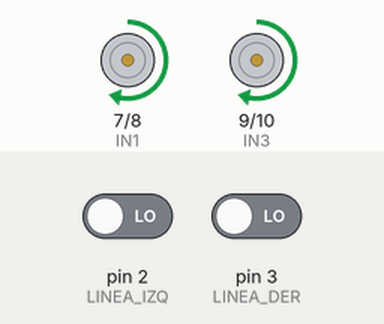
Simulated run of this sketch. Board: Arduino Uno, built with avr-gcc and run on an emulated ATmega328P. Shown: motor-driver pin pairs drawn as motors (green arrow = first pin HIGH = forward, orange = second pin HIGH = backward, longer = more drive, scaled by the enable pin). The test bench sets the inputs (shaded band); at power-on: pin 2 (LINEA_IZQ) LOW, pin 3 (LINEA_DER) LOW. What the sketch prints to the serial monitor is not drawn.

Above: at 1.2 s.
1.3 s: pin 2 (LINEA_IZQ) driven HIGH
At 2.4 s:
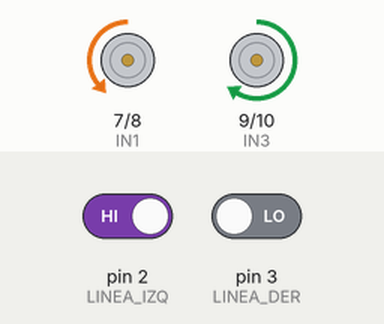
2.8 s: pin 2 (LINEA_IZQ) driven LOW
At 3.5 s:
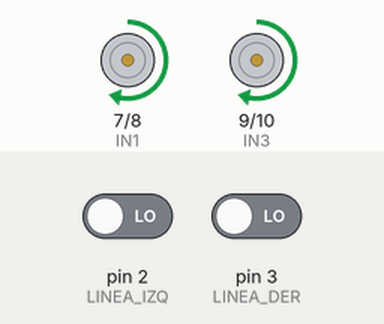
4.3 s: pin 3 (LINEA_DER) driven HIGH
At 4.7 s:
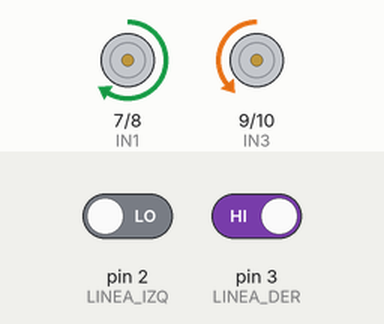
5.8 s: pin 3 (LINEA_DER) driven LOW
At 7.0 s:
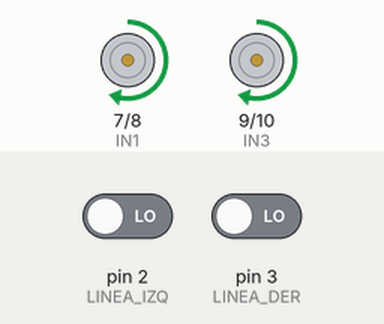
Timing chart, 0 to 8.3 s (numbered marks = the images above; inputs shaded):
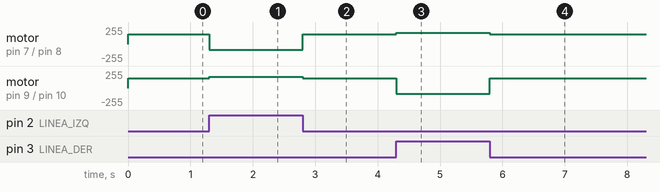

The sketch:

seguidor-bloques.ino
```cpp
// Programa hecho con bloques en ChaskiBots Lab

const int ENA = 5, IN1 = 7, IN2 = 8;   // motores del lado izquierdo
const int ENB = 6, IN3 = 9, IN4 = 10;   // motores del lado derecho
const int LINEA_IZQ = 2;   // sensor de línea izquierdo (DO)
const int LINEA_DER = 3;   // sensor de línea derecho (DO)

// Convierte un porcentaje (-100 a 100) en la velocidad del driver (-255 a 255)
int vel(float porcentaje) {
  return constrain(porcentaje, -100, 100) * 255 / 100;
}

// Velocidad de cada lado: positivo = adelante, negativo = atrás
void motores(int izq, int der) {
  digitalWrite(IN1, izq >= 0 ? HIGH : LOW);
  digitalWrite(IN2, izq >= 0 ? LOW : HIGH);
  analogWrite(ENA, abs(izq));
  digitalWrite(IN3, der >= 0 ? HIGH : LOW);
  digitalWrite(IN4, der >= 0 ? LOW : HIGH);
  analogWrite(ENB, abs(der));
}

void setup() {
  Serial.begin(9600);
  pinMode(ENA, OUTPUT); pinMode(IN1, OUTPUT); pinMode(IN2, OUTPUT);
  pinMode(ENB, OUTPUT); pinMode(IN3, OUTPUT); pinMode(IN4, OUTPUT);
  pinMode(LINEA_IZQ, INPUT);
  pinMode(LINEA_DER, INPUT);

  // al encender
  Serial.println("Seguidor listo");
}

void loop() {
  if (digitalRead(LINEA_IZQ) == HIGH) {
    motores(vel(-33), vel(67));
  } else if (digitalRead(LINEA_DER) == HIGH) {
    motores(vel(67), vel(-33));
  } else {
    motores(vel(59), vel(59));   // avanzar
  }
}
```

Measured:
- after the input at 1.3 s, motor on pin 7 (IN1) / pin 8 (IN2): forward 150/255 → backward 84/255 at once; motor on pin 9 (IN3) / pin 10 (IN4): forward 150/255 → forward 170/255 at once
- after the input at 2.8 s, motor on pin 7 (IN1) / pin 8 (IN2): backward 84/255 → forward 150/255 at once; motor on pin 9 (IN3) / pin 10 (IN4): forward 170/255 → forward 150/255 at once
- after the input at 4.3 s, motor on pin 7 (IN1) / pin 8 (IN2): forward 150/255 → forward 170/255 at once; motor on pin 9 (IN3) / pin 10 (IN4): forward 150/255 → backward 84/255 at once
- after the input at 5.8 s, motor on pin 7 (IN1) / pin 8 (IN2): forward 170/255 → forward 150/255 at once; motor on pin 9 (IN3) / pin 10 (IN4): backward 84/255 → forward 150/255 at once
